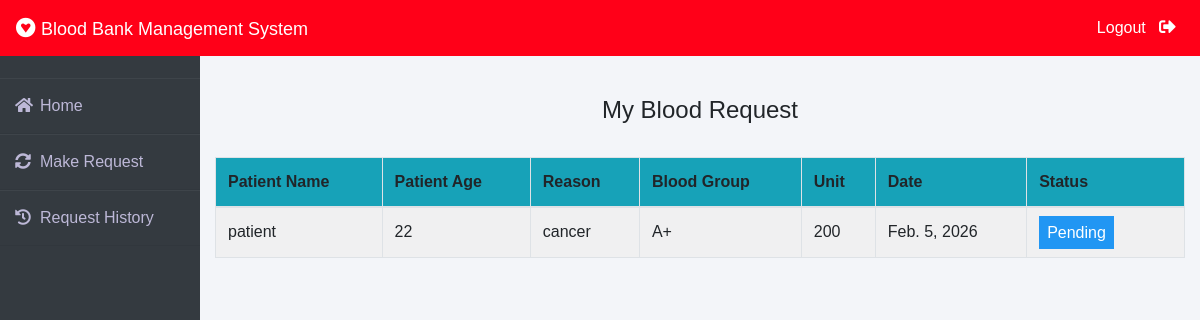
/patient/my-request (signed in), run on the app's committed database.
### blood/models.py (models this page shows, shortened)
class BloodRequest(models.Model):
    request_by_patient=models.ForeignKey(pmodels.Patient,null=True,on_delete=models.CASCADE)
    request_by_donor=models.ForeignKey(dmodels.Donor,null=True,on_delete=models.CASCADE)
    patient_name=models.CharField(max_length=30)
    patient_age=models.PositiveIntegerField()
    reason=models.CharField(max_length=500)
    bloodgroup=models.CharField(max_length=10)
    unit=models.PositiveIntegerField(default=0)
    status=models.CharField(max_length=20,default="Pending")
    date=models.DateField(auto_now=True)

### patient/views.py (the view)
# urls.py: path('my-request', views.my_request_view, name='my-request'),
def my_request_view(request):
    patient= models.Patient.objects.get(user_id=request.user.id)
    blood_request=bmodels.BloodRequest.objects.all().filter(request_by_patient=patient)
    return render(request,'patient/my_request.html',{'blood_request':blood_request})

### templates/patient/my_request.html (shortened to what this page needs)
{% extends 'patient/patientbase.html' %}
{% block content %}
{% load widget_tweaks %}
{%load static%}
<head>
   </head>
<br><br>
<div class="container">
    <H4 class="text-center">My Blood Request</H4><br>
    <table class="table table-light table-hover table-bordered table-striped">
        <thead class="bg-info">
            <tr>
                <th scope="col">Patient Name</th>
                <th scope="col">Patient Age</th>
                <th scope="col">Reason</th>
                <th scope="col">Blood Group</th>
                <th scope="col">Unit</th>
                <th scope="col">Date</th>
                <th scope="col">Status</th>
            </tr>
        </thead>
        <tbody>
            {% for t in blood_request %}
            <tr>
                <td> {{t.patient_name}}</td>
                <td>{{t.patient_age}}</td>
                <td>{{t.reason}}</td>
                <td>{{t.bloodgroup}}</td>
                <td>{{t.unit}}</td>
                <td>{{t.date}}</td>
                {% if t.status == 'Approved' %}
                <td><span class="label warning"> Approved</span></td>
                {% elif t.status == 'Rejected' %}
                <td><span class="label success">Rejected</span></td>
                {% else %}
                <td><span style="color: white;margin-left: 0px;" class="label info">Pending</span></td>
                {% endif %}
            </tr>
            {% endfor %}
        </tbody>
    </table>
</div>
{% endblock content %}

### templates/patient/patientbase.html (style rules this page uses)
* { margin: 0; padding: 0; box-sizing: border-box; list-style: none; text-decoration: none; font-family: 'Josefin Sans', sans-serif; }
body { background-color: #f3f5f9; }
.wrapper .main_content .info { margin: 20px; color: #717171; line-height: 25px; }

### templates/patient/my_request.html (style rules this page uses)
.label { color: white; padding: 8px; }
.info { background-color: #2196F3; }

### data on the page
BloodRequest: patient_name "patient", patient_age "22", reason "cancer", bloodgroup "A+", unit "200", date "Feb. 5, 2026", status "Pending"
